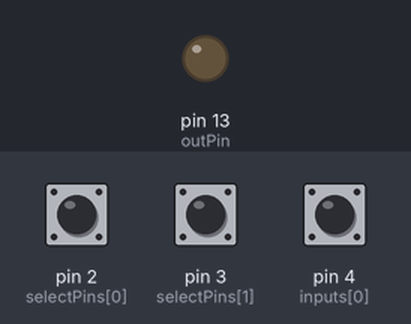
A sketch run on a simulated Arduino Uno, built with avr-gcc and run on an emulated ATmega328P. Parts: output pins drawn as LEDs (lit = HIGH). The test bench sets the inputs (shaded band); at power-on: pin 4 (inputs[0]) HIGH, pin 2 (selectPins[0]) HIGH, pin 3 (selectPins[1]) HIGH.

Above: at 1.2 s.
1.3 s: pin 4 (inputs[0]) pulled LOW for 0.15 s
At 1.37 s:
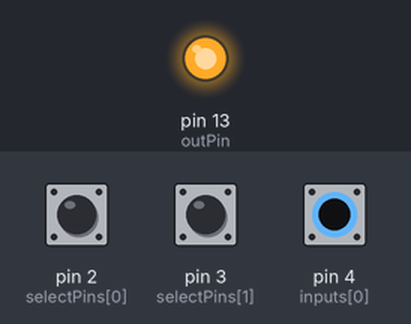
2.9 s: pin 4 (inputs[0]) pulled LOW for 3.2 s
At 6.4 s:
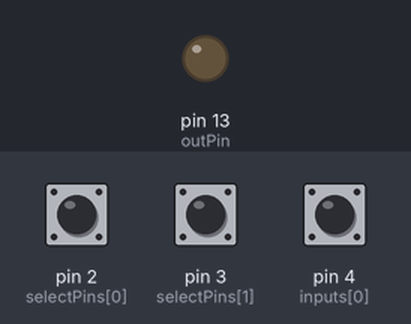
Timing chart, 0 to 7.9 s (numbered marks = the images above; inputs shaded):
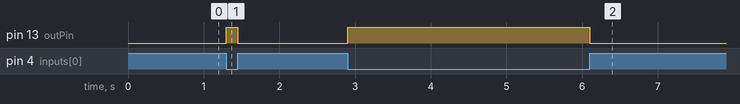

Measured:
- after the input at 1.3 s, pin 13 (outPin): LOW → HIGH at once, → LOW 0.15 s later
- after the input at 2.9 s, pin 13 (outPin): LOW → HIGH at once, → LOW 3.2 s later

The sketch:

4_zu_1_Multiplexer.ino
```cpp
// 4:1 Multiplexer Simulation mit Arduino
const int inputs[4] = {4, 5, 6, 7}; // Eingänge I0-I3
const int selectPins[2] = {2, 3};   // Steuerleitungen S0, S1
const int outPin = 13;              // Ausgang Q

void setup() {
  for (int n = 0; n < 4; n++)
  {
    pinMode(inputs[n], INPUT_PULLUP);
  }
  for (int n = 0; n < 2; n++)
  {
    pinMode(selectPins[n], INPUT_PULLUP);
  }
  pinMode(outPin, OUTPUT);
}

void loop() {
  int s0 = digitalRead(selectPins[0]) == LOW; // Steuerbit 0
  int s1 = digitalRead(selectPins[1]) == LOW; // Steuerbit 1

  int sel = (s1 << 1) | s0; // Binäre Auswahl (0–3)

  int y = digitalRead(inputs[sel]) == LOW; // aktiven Eingang auswählen

  digitalWrite(outPin, y ? HIGH : LOW);    // Ausgang setzen
}
```
